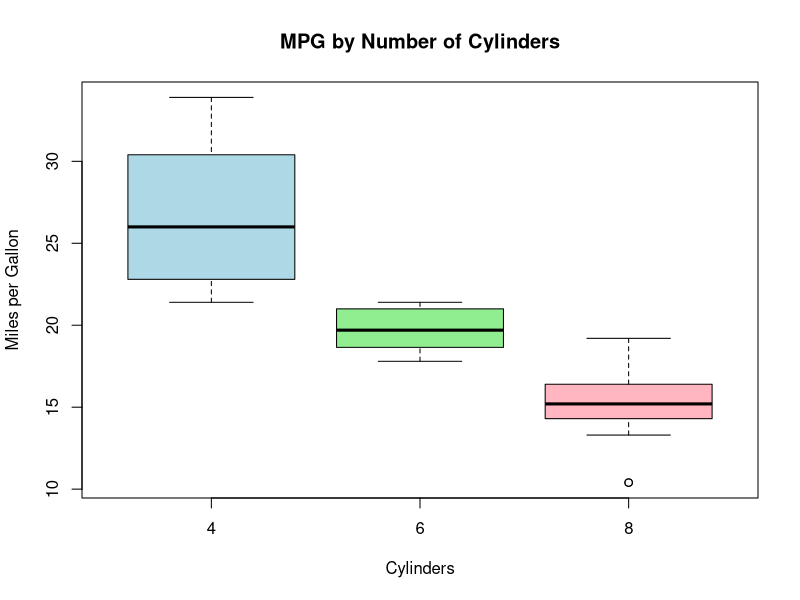

Reproduce this figure in R.
data(mtcars)
boxplot(mpg ~ cyl, data=mtcars,
        main="MPG by Number of Cylinders",
        xlab="Cylinders",
        ylab="Miles per Gallon",
        col=c("lightblue","lightgreen","lightpink"))
